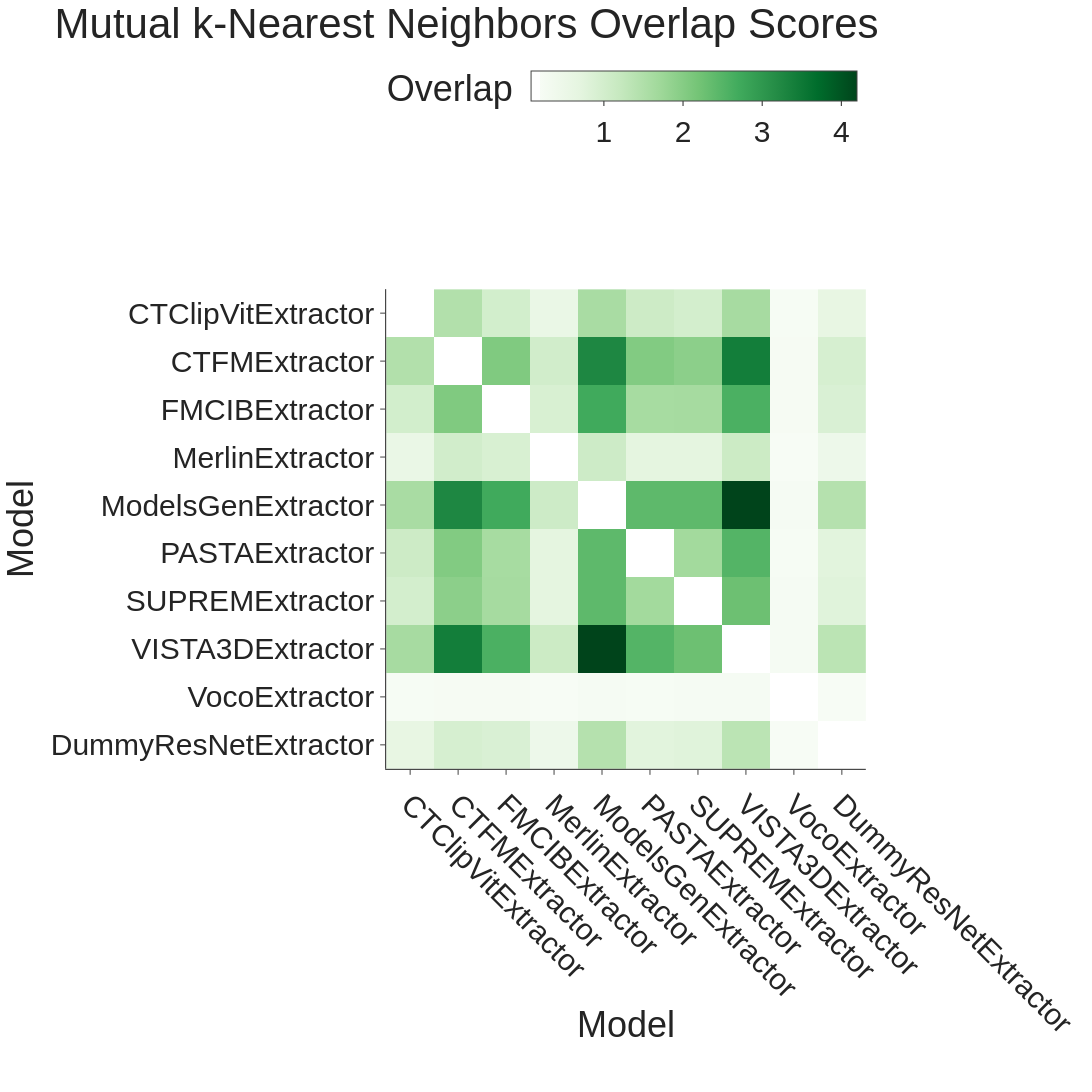

Source (notebook cell):
### Code cell
model_features = extract_model_features(data)
model_neighbors = compute_knn_indices(model_features, num_neighbors=10, metric="cosine")
overlap_matrix, model_list = compute_overlap_matrix(model_neighbors)
fig = plot_overlap_matrix(overlap_matrix, model_list, font_size=30, tickangle=45)
fig.show()

fig.write_image("luna_knn.png")

### Figure 1 — Plotly figure (JSON) as saved in the notebook; plotly's stock layout.template omitted (floating-point values rounded to 4 significant figures)
{"data": [{"coloraxis": "coloraxis", "hovertemplate": "Model: %{x}<br>Model: %{y}<br>Overlap: %{z}<extra></extra>", "name": "0", "type": "heatmap", "x": ["CTClipVitExtractor", "CTFMExtractor", "FMCIBExtractor", "MerlinExtractor", "ModelsGenExtractor", "PASTAExtractor", "SUPREMExtractor", "VISTA3DExtractor", "VocoExtractor", "DummyResNetExtractor"], "xaxis": "x", "y": ["CTClipVitExtractor", "CTFMExtractor", "FMCIBExtractor", "MerlinExtractor", "ModelsGenExtractor", "PASTAExtractor", "SUPREMExtractor", "VISTA3DExtractor", "VocoExtractor", "DummyResNetExtractor"], "yaxis": "y", "z": [[NaN, 1.476, 1.004, 0.5613, 1.586, 1.093, 0.9897, 1.617, 0.2127, 0.616], [1.476, NaN, 2.062, 1.028, 3.266, 2.035, 1.926, 3.419, 0.2334, 0.9483], [1.004, 2.062, NaN, 0.9158, 2.708, 1.613, 1.625, 2.601, 0.2349, 0.8892], [0.5613, 1.028, 0.9158, NaN, 1.092, 0.6869, 0.6972, 1.114, 0.1935, 0.4653], [1.586, 3.266, 2.708, 1.092, NaN, 2.415, 2.417, 4.198, 0.2378, 1.434], [1.093, 2.035, 1.613, 0.6869, 2.415, NaN, 1.672, 2.508, 0.2097, 0.7459], [0.9897, 1.926, 1.625, 0.6972, 2.417, 1.672, NaN, 2.267, 0.2422, 0.771], [1.617, 3.419, 2.601, 1.114, 4.198, 2.508, 2.267, NaN, 0.2467, 1.356], [0.2127, 0.2334, 0.2349, 0.1935, 0.2378, 0.2097, 0.2422, 0.2467, NaN, 0.1965], [0.616, 0.9483, 0.8892, 0.4653, 1.434, 0.7459, 0.771, 1.356, 0.1965, NaN]]}], "layout": {"coloraxis": {"colorbar": {"orientation": "h", "title": {"text": "Overlap"}, "x": 0.5, "xanchor": "center", "y": 1.02, "yanchor": "bottom"}, "colorscale": [[0, "rgb(247,252,245)"], [0.125, "rgb(229,245,224)"], [0.25, "rgb(199,233,192)"], [0.375, "rgb(161,217,155)"], [0.5, "rgb(116,196,118)"], [0.625, "rgb(65,171,93)"], [0.75, "rgb(35,139,69)"], [0.875, "rgb(0,109,44)"], [1, "rgb(0,68,27)"]]}, "font": {"family": "Arial", "size": 30}, "height": 1200, "title": {"text": "Mutual k-Nearest Neighbors Overlap Scores"}, "width": 1200, "xaxis": {"anchor": "y", "constrain": "domain", "domain": [0, 1], "scaleanchor": "y", "tickangle": 45, "title": {"text": "Model"}}, "yaxis": {"anchor": "x", "autorange": "reversed", "constrain": "domain", "domain": [0, 1], "title": {"text": "Model"}}}}
